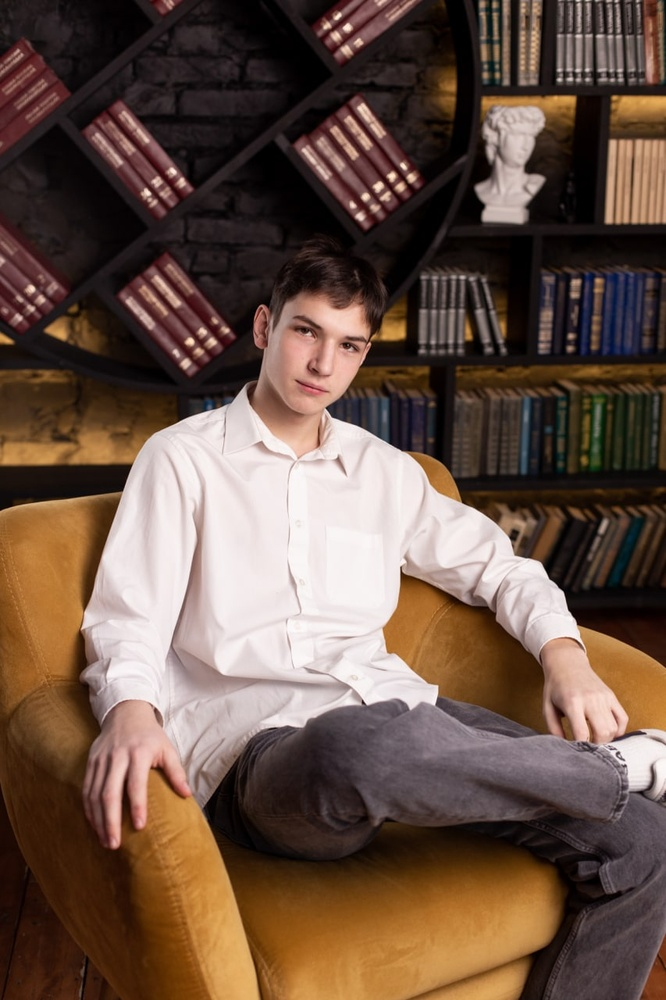
#> input picture RGB.jpg, 666 x 1000 px, shrunk from 853 x 1280 before the run
$ python test.py
#> lines starting #> are read from the running program, lines starting #| are printed output that depends on the picture
import cv2 as cv
import numpy as np

Img_orig = cv.imread('RGB.jpg')
#> Img_orig is the input picture: shape (1000, 666, 3); mean B, G, R 69.4, 82.3, 104.8

# Перевірка правильності зчитування
cv.imshow('Original Image', Img_orig)
cv.waitKey(0)
cv.destroyAllWindows()

# Окремий канал червоного (R)
Img_r = Img_orig.copy()
Img_r[:, :, (0, 1)] = 0  # обнуляємо канали G і B
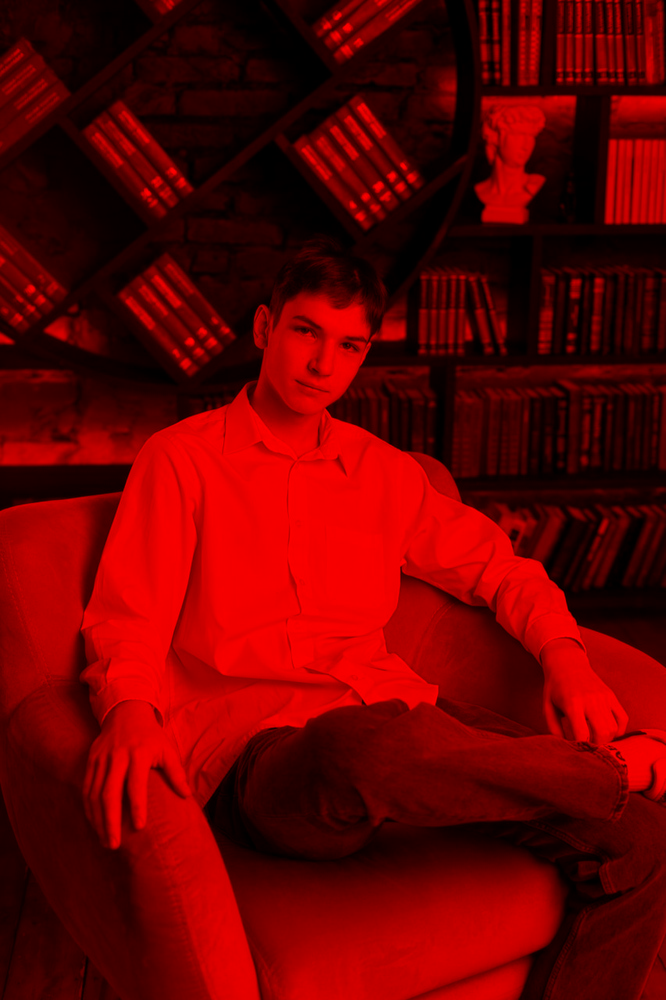
#> Img_r: shape (1000, 666, 3); mean B, G, R 0, 0, 104.8

# Збереження зображення у форматі JPG з максимальною якістю (100)
cv.imwrite('Surname_Group_Img_R_100.jpg', Img_r, [cv.IMWRITE_JPEG_QUALITY, 100])

# Якщо потрібно зберегти зображення з іншими параметрами
cv.imwrite('Surname_Group_Img_R_10.jpg', Img_r, [cv.IMWRITE_JPEG_QUALITY, 10])
cv.imwrite('Surname_Group_Img_R_50.jpg', Img_r, [cv.IMWRITE_JPEG_QUALITY, 50])
